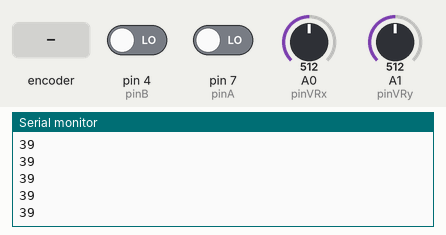
This sketch was run on a simulated Arduino Uno, built with avr-gcc and run on an emulated ATmega328P. On the bench: the last lines printed to the serial monitor. Inputs (shaded band) come from the test bench; at power-on: A0 (pinVRx) = 512, A1 (pinVRy) = 512, pin 4 (pinB) LOW, pin 7 (pinA) LOW.

Above: at 1.2 s.
1.3 s: A0 (pinVRx) set to 90
At 2.1 s:
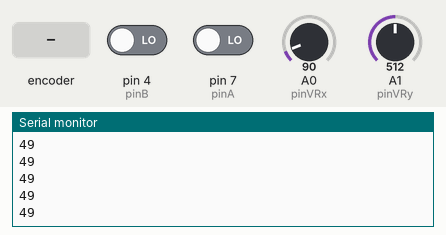
2.8 s: A1 (pinVRy) set to 90
At 3.9 s:
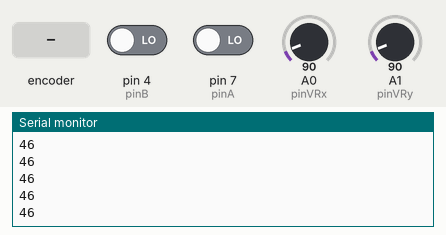
4.3 s: rotary encoder on pin 7 (pinA) / pin 4 (pinB) turned 1 step (first pin leading)
At 5.3 s:
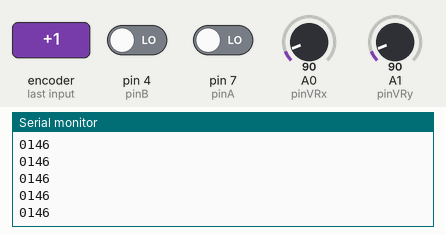
6.0 s: A0 (pinVRx) set to 110
At 6.6 s:
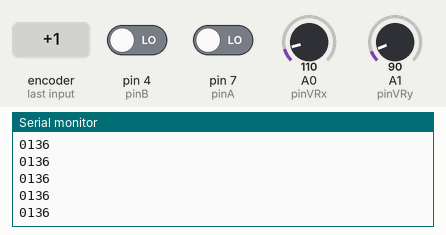
7.5 s: A1 (pinVRy) set to 110
At 8.1 s:
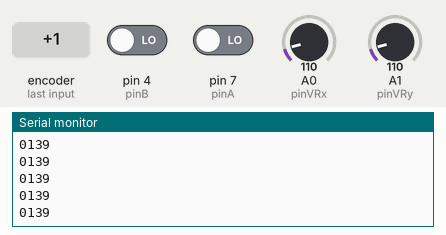
9.0 s: rotary encoder on pin 7 (pinA) / pin 4 (pinB) turned 1 step (first pin leading)
Timing chart, 0 to 11.7 s (numbered marks = the images above; inputs shaded):
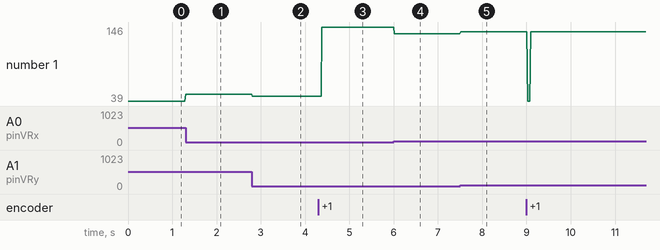

Measured:
- after the input at 1.3 s, the serial monitor: prints a new line at once (image 1)
- after the input at 2.8 s, the serial monitor: prints a new line at once (image 2)
- after the input at 4.3 s, the serial monitor: prints a new line after 0.06 s (image 3)
- after the input at 6.0 s, the serial monitor: prints a new line at once (image 4)
- after the input at 7.5 s, the serial monitor: prints a new line at once (image 5)
- plotted number 1: 39 → 49 after the input at 1.3 s, 49 → 46 after the input at 2.8 s, 46 → 146 after the input at 4.3 s, 146 → 136 after the input at 6.0 s, 136 → 139 after the input at 7.5 s

The sketch:

arduino.ino
```cpp
int pinVRx = 0;
int pinVRy = 1;
int pinA = 7;
int pinB = 4;

void setup() {
  // put your setup code here, to run once:
  pinMode(pinVRx, INPUT_PULLUP);
  pinMode(pinVRy, INPUT_PULLUP);
  pinMode(pinA, INPUT);
  pinMode(pinB, INPUT);
  Serial.begin(9600);
}

void loop() {
  // put your main code here, to run repeatedly:
  int VRx = analogRead(pinVRx);
  int VRy = analogRead(pinVRy);
  int a = digitalRead(pinA);
  int b = digitalRead(pinB);

  if (a)
  {
    Serial.print(0);
  }
  if (b)
  {
    Serial.print(1);
  }
  if (VRx > 100 && VRx < 924) {
    Serial.print(3);
  }
  if (VRx <= 100) {
    Serial.print(4);
  }
  if (VRx >= 924) {
    Serial.print(5);
  }
  if (VRy <= 100) {
    Serial.print(6);
  }
  if (VRy >= 924) {
    Serial.print(7);
  }
  if (VRy > 100 && VRy < 924) {
    Serial.print(9);
  }


  // if (vrx > 100 && vrx < 924) {
  //   Serial.print(3);
  // }
  // if (vrx <= 100) {
  //   Serial.print(4);
  // }
  // if (vrx >= 924) {
  //   Serial.print(5);
  // }
  Serial.println();
  delay(20);
}
```
